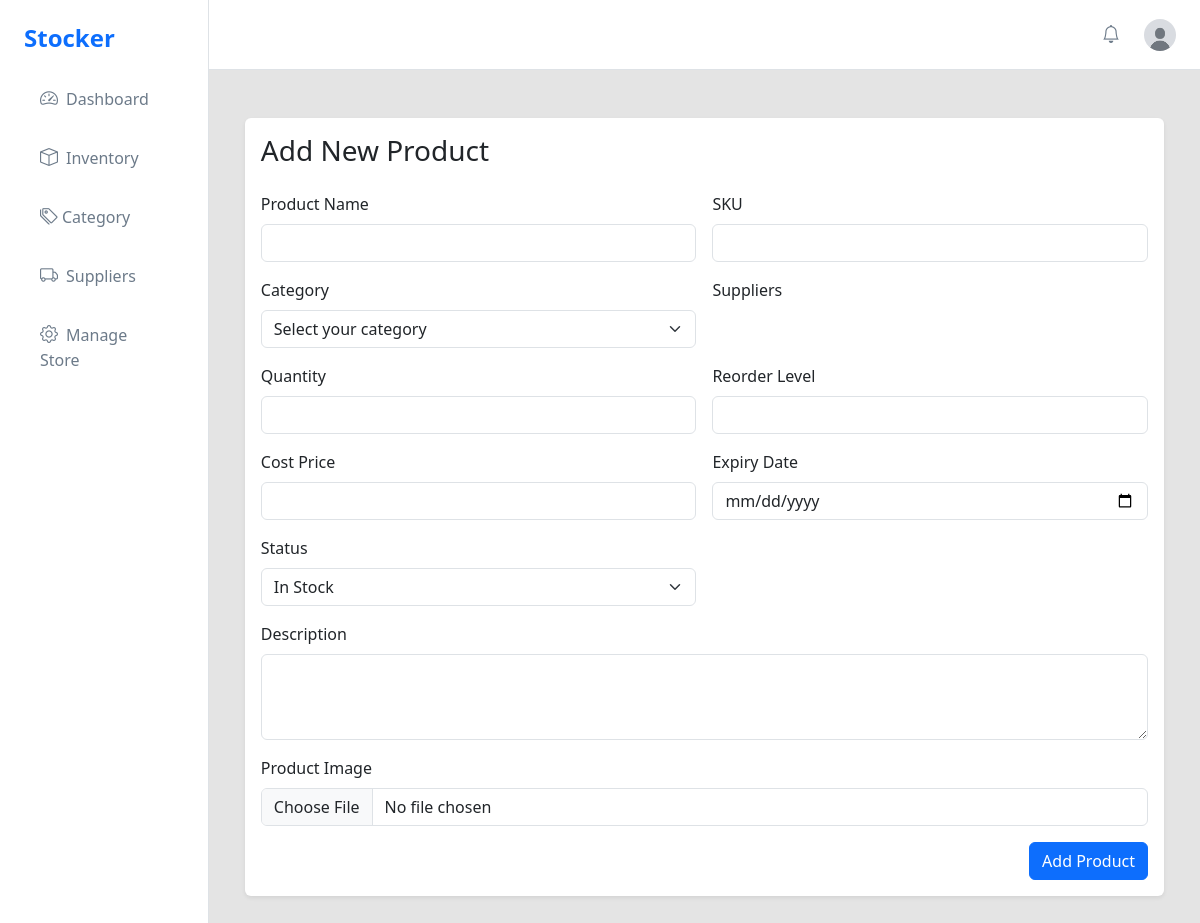
Page /inventory/add/product/ on the earlier database version.
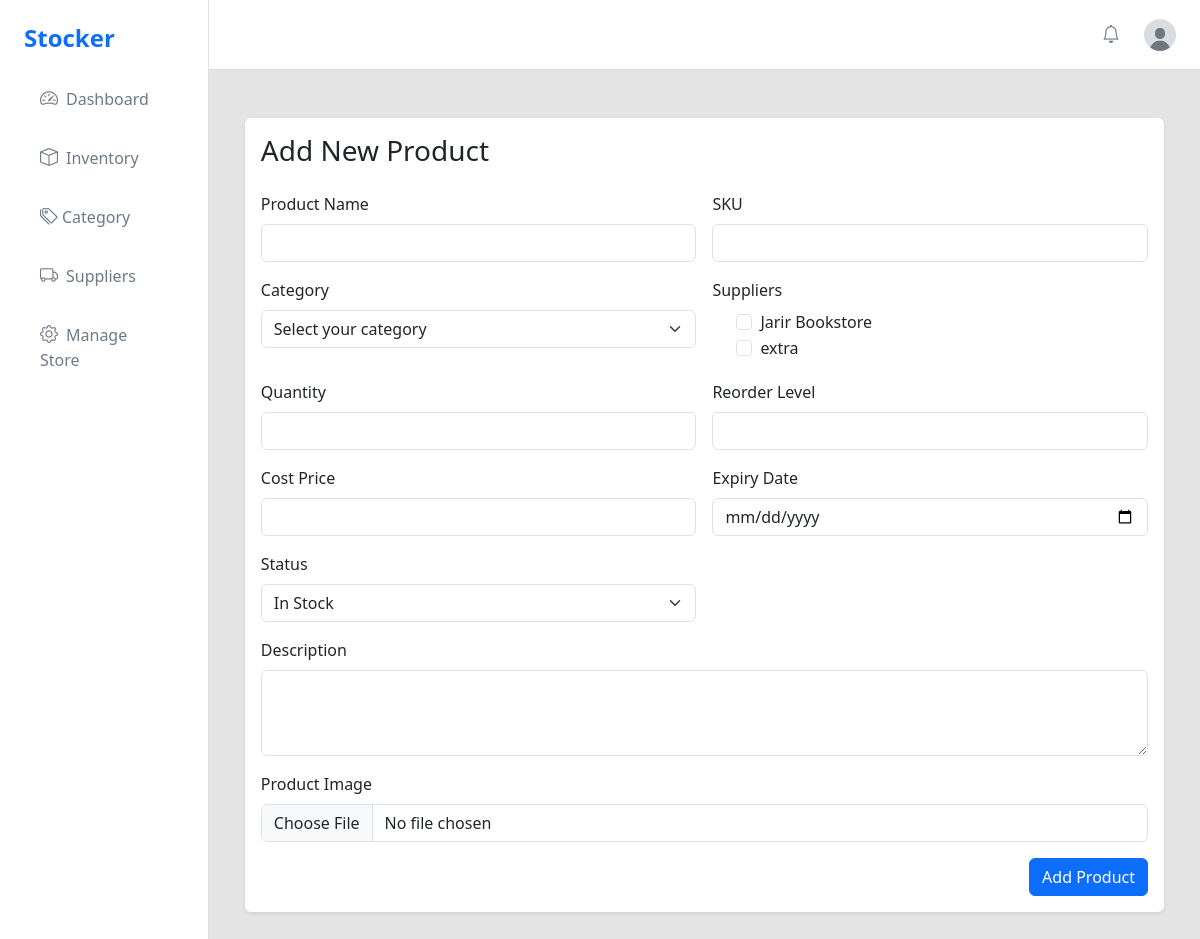
Same page on the later database version.
### product/models.py (models this page shows, shortened)
class Supplier(models.Model):
    name = models.CharField(max_length=255, unique=True)
    phone = models.CharField(max_length=50, blank=True, null=True)
    image = models.ImageField(upload_to='images/', blank=True, null=True)
    created_at = models.DateTimeField(auto_now_add=True)
    updated_at = models.DateTimeField(auto_now=True)

### product/views.py (the view, shortened to what this page needs)
# urls.py: path("add/product/", views.add_product_view , name="add_product_view"),
def add_product_view(request: HttpRequest):
    suppliers = Supplier.objects.all()
    categories = Category.objects.all()
    today = date.today().isoformat()
    return render(request, 'products/add_product.html', {'today_date': today, 'suppliers': suppliers, 'categories': categories})

### product/templates/products/add_product.html (shortened to what this page needs)
{% extends 'main/base.html' %}
{% load static %}
{% block main %}
<div class="container py-4">
    <div class="card shadow-sm border-0">
        <div class="card-body">
            <h3 class="mb-4">Add New Product</h3>
            <form method="post" enctype="multipart/form-data" class="row g-3">
                <div class="col-md-6">
                    <label for="name" class="form-label">Product Name</label>
                    <input type="text" name="name" id="name" class="form-control" required>
                </div>
                <div class="col-md-6">
                    <label for="sku" class="form-label">SKU</label>
                    <input type="text" name="sku" id="sku" class="form-control" required>
                </div>
                <div class="col-md-6">
                    <label for="category" class="form-label">Category</label>
                    <select name="category" id="category" class="form-select" required>
                        <option value="" disabled selected>Select your category</option>
                    </select>
                </div>
                <div class="col-md-6">
                    <label class="form-label">Suppliers</label>
                    <div class="form-check" style="max-height: 100px; overflow-y: auto;">
                        {% for supplier in suppliers %}
                        <div class="form-check">
                            <input class="form-check-input" type="checkbox" name="supplier" id="supplier_{{ supplier.id }}" value="{{ supplier.id }}">
                            <label class="form-check-label" for="supplier_{{ supplier.id }}">{{ supplier.name }}</label>
                        </div>
                        {% endfor %}
                    </div>
                </div>
                <div class="col-md-6">
                    <label for="quantity" class="form-label">Quantity</label>
                    <input type="number" name="quantity" id="quantity" class="form-control" required>
                </div>
                <div class="col-md-6">
                    <label for="reorder_level" class="form-label">Reorder Level</label>
                    <input type="number" name="reorder_level" id="reorder_level" class="form-control" required>
                </div>
                <div class="col-md-6">
                    <label for="cost_price" class="form-label">Cost Price</label>
                    <input type="number" step="0.01" name="cost_price" id="cost_price" class="form-control" required>
                </div>
                <div class="col-md-6">
                    <label for="expiry_date" class="form-label">Expiry Date</label>
                    <input type="date" name="expiry_date" id="expiry_date" class="form-control" min="{{ today_date }}">
                </div>
                <div class="col-md-6">
                    <label for="status" class="form-label">Status</label>
                    <select name="stock_status" id="stock_status" class="form-select">
                        <option value="in_stock" {% if product.stock_status == 'in_stock' %}selected{% endif %}>In Stock</option>
                    </select>
                </div>
                <div class="col-12">
                    <label for="description" class="form-label">Description</label>
                    <textarea name="description" id="description" class="form-control" rows="3"></textarea>
                </div>
                <div class="col-12">
                    <label for="image" class="form-label">Product Image</label>
                    <input type="file" name="image" id="image" class="form-control" required>
                </div>
                <div class="col-12 text-end">
                    <button type="submit" class="btn btn-primary">Add Product</button>
                </div>
            </form>
        </div>
    </div>
</div>
{% endblock %}

Differences in the rows shown:
added Supplier: name "Jarir Bookstore"
added Supplier: name "extra"
